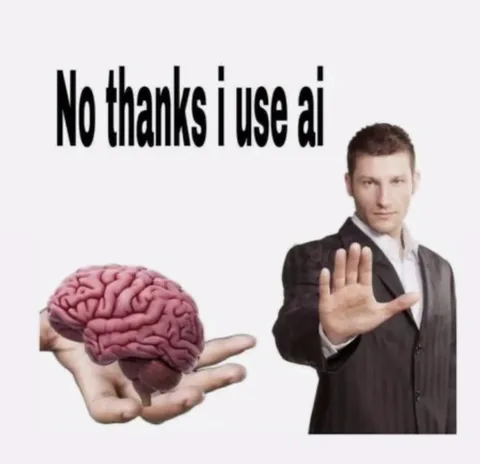
#> input picture assets/no-thanks-i-use-ai.webp, 480 x 464 px
$ python -i make_sticker.py   (imports and definitions only)
#> lines starting #> are read from the running program, lines starting #| are printed output that depends on the picture; after the words box and inside, x2 and y2 are one past the last pixel; in counts of white or black regions, pixels touching at a corner belong together
"""
make_sticker.py: turn any image (Pinterest memes, reaction pics) into an AuraHire sticker.

Two styles:
  cutout (default): removes the background and adds a white die-cut outline + soft shadow
  card:             keeps the whole image (good for memes with text) as a rounded card with a white border

Usage:
  pip install "rembg[cpu]" pillow
  python3 tools/make_sticker.py input.jpg assets/stickers/name.png
  python3 tools/make_sticker.py meme.png assets/stickers/meme.png --style card
"""

import argparse
from PIL import Image, ImageFilter, ImageDraw, ImageChops

SIZE = 360        # longest side of the final sticker, in px
OUTLINE = 10      # white outline thickness, in px
PAD = 18          # room for the outline and shadow


def cutout(img):
    from rembg import remove, new_session
    session = new_session("u2netp")
    cut = remove(img.convert("RGB"), session=session)
    bbox = cut.getchannel("A").point(lambda a: 255 if a > 20 else 0).getbbox()
    return cut.crop(bbox) if bbox else cut


def fit(img, size):
    img = img.copy()
    img.thumbnail((size, size), Image.LANCZOS)
    return img


def die_cut(subject):
    """White outline that follows the subject's shape, plus a soft drop shadow."""
    w, h = subject.size
    canvas = Image.new("RGBA", (w + PAD * 2, h + PAD * 2), (0, 0, 0, 0))
    alpha = Image.new("L", canvas.size, 0)
    alpha.paste(subject.getchannel("A"), (PAD, PAD))
    alpha = alpha.point(lambda a: 255 if a > 40 else 0)

    outline = alpha.filter(ImageFilter.MaxFilter(OUTLINE * 2 + 1)).filter(ImageFilter.GaussianBlur(1.2))
    shadow = outline.filter(ImageFilter.GaussianBlur(7)).point(lambda a: int(a * 0.35))

    out = Image.new("RGBA", canvas.size, (0, 0, 0, 0))
    out.paste((0, 0, 0, 255), (3, 6), shadow)                 # shadow, slightly down-right
    out.paste((255, 255, 255, 255), (0, 0), outline)          # white die-cut border
    out.alpha_composite(subject, (PAD, PAD))                  # the subject on top
    return out


def card(img):
    """Whole image as a rounded card with a thick white border and soft shadow."""
    img = img.convert("RGBA")
    w, h = img.size
    radius = int(min(w, h) * 0.08)
    mask = Image.new("L", (w, h), 0)
    ImageDraw.Draw(mask).rounded_rectangle((0, 0, w - 1, h - 1), radius, fill=255)
    img.putalpha(ImageChops.multiply(img.getchannel("A"), mask))
    return die_cut(img)


def main():
    ap = argparse.ArgumentParser(description=__doc__, formatter_class=argparse.RawDescriptionHelpFormatter)
    ap.add_argument("input")
    ap.add_argument("output", help="ends in .png or .webp")
    ap.add_argument("--style", choices=["cutout", "card"], default="cutout")
    args = ap.parse_args()

    src = Image.open(args.input)
    subject = cutout(src) if args.style == "cutout" else src
    subject = fit(subject.convert("RGBA"), SIZE - PAD * 2)
    sticker = die_cut(subject) if args.style == "cutout" else card(subject)
    sticker.save(args.output, quality=90) if args.output.endswith(".webp") else sticker.save(args.output, optimize=True)
    print(f"saved {args.output} ({sticker.size[0]}x{sticker.size[1]})")


# [2 lines not run here, left out]

>>> from PIL import Image
>>> picture = Image.open('../assets/no-thanks-i-use-ai.webp')
#> picture is the input picture: PIL image 480x464 RGB; mean R, G, B 200.2, 190.6, 192.8
>>> result = card(picture)
#> in card, `mask = Image.new("L", (w, h), 0)`: mask: PIL image 480x464 L; every value is 0
#> in card, `ImageDraw.Draw(mask).rounded_rectangle((0, 0, w - 1, h - 1), radius, f..`:
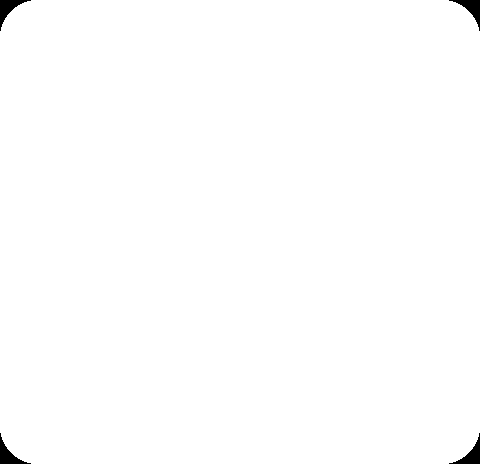
#> mask: PIL image 480x464 L; 99.5% white; 4 black regions, box (x1, y1, x2, y2) and area: (0, 0, 31, 31) 305, (449, 0, 480, 31) 305, (0, 433, 31, 464) 305, (449, 433, 480, 464) 305
#> in die_cut, `canvas = Image.new("RGBA", (w + PAD * 2, h + PAD * 2), (0, 0, 0, 0))`: canvas: PIL image 516x500 RGBA; every value is 0
#> in die_cut, `alpha = Image.new("L", canvas.size, 0)`: alpha: PIL image 516x500 L; every value is 0
#> in die_cut, `alpha.paste(subject.getchannel("A"), (PAD, PAD))`:
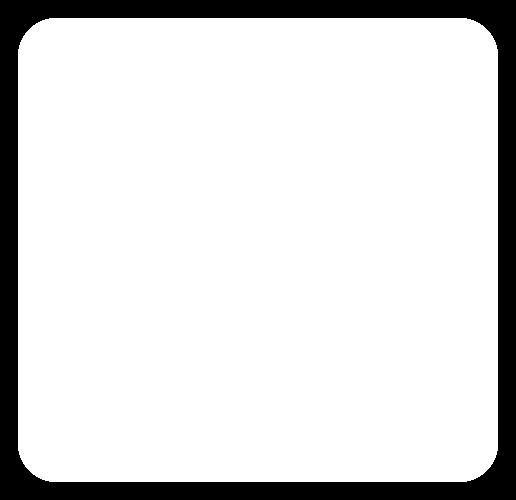
#> alpha: PIL image 516x500 L; 85.9% white; 1 black region, box (x1, y1, x2, y2) and area: (0, 0, 516, 500) 36500
#> in die_cut, `outline = alpha.filter(ImageFilter.MaxFilter(OUTLINE * 2 + 1)).filter(..`:
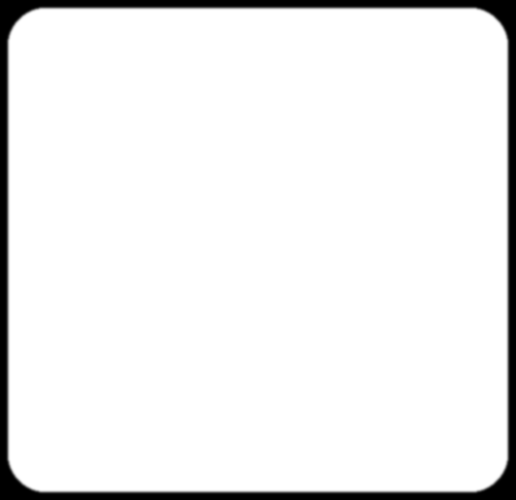
#> outline: PIL image 516x500 L; min 0, max 255, mean 238
#> in die_cut, `shadow = outline.filter(ImageFilter.GaussianBlur(7)).point(lambda a: i..`:
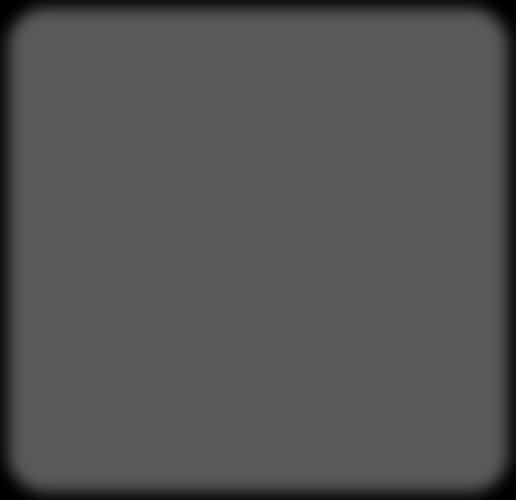
#> shadow: PIL image 516x500 L; min 0, max 89, mean 82.8
#> in die_cut, `out.paste((0, 0, 0, 255), (3, 6), shadow)`:
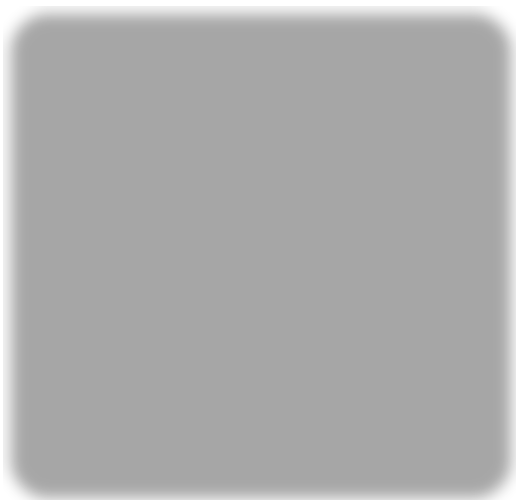
#> out: PIL image 516x500 RGBA; mean R, G, B, A 0, 0, 0, 82.4; transparent parts drawn white
#> in die_cut, `out.paste((255, 255, 255, 255), (0, 0), outline)`:
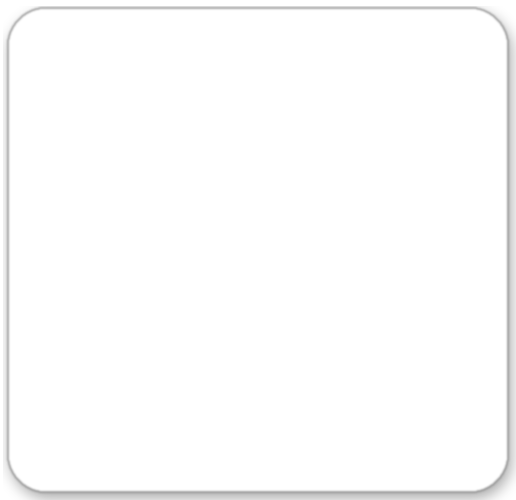
#> out: PIL image 516x500 RGBA; mean R, G, B, A 238.4, 238.4, 238.4, 239.7; transparent parts drawn white
#> in die_cut, `out.alpha_composite(subject, (PAD, PAD))`:
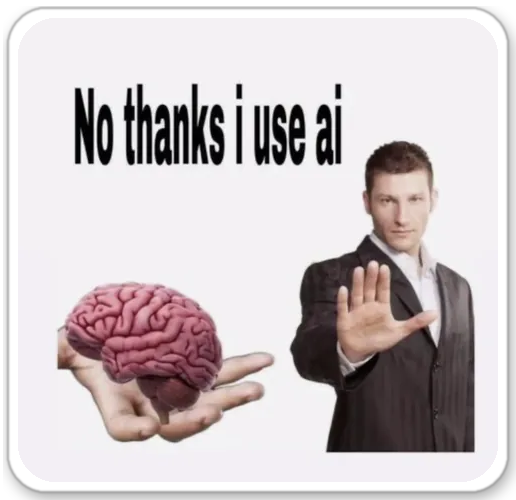
#> out: PIL image 516x500 RGBA; mean R, G, B, A 191.2, 182.9, 184.8, 239.7; transparent parts drawn white

$ run again, on assets/stickers/chillin.jpg
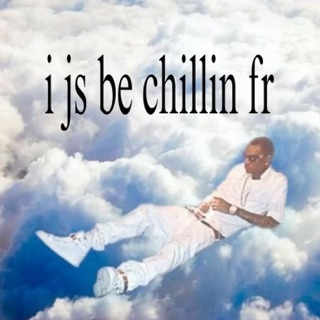
#> input picture assets/stickers/chillin.jpg, 320 x 320 px
#> picture is the input picture: PIL image 320x320 RGB; mean R, G, B 180.4, 190.6, 203.2
#> canvas: PIL image 356x356 RGBA; every value is 0
#> in die_cut, `alpha.paste(subject.getchannel("A"), (PAD, PAD))`:
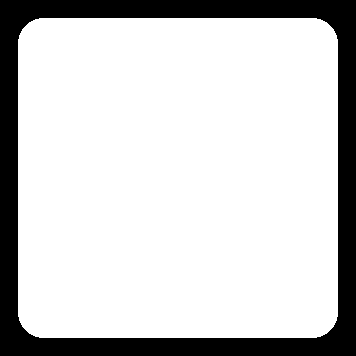
#> alpha: PIL image 356x356 L; 80.3% white; 1 black region, box (x1, y1, x2, y2) and area: (0, 0, 356, 356) 24912
#> in die_cut, `out.alpha_composite(subject, (PAD, PAD))`:
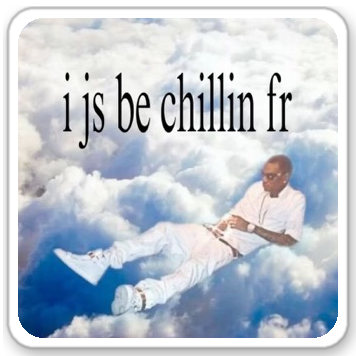
#> out: PIL image 356x356 RGBA; mean R, G, B, A 172.3, 180.5, 190.5, 233.8; transparent parts drawn white
